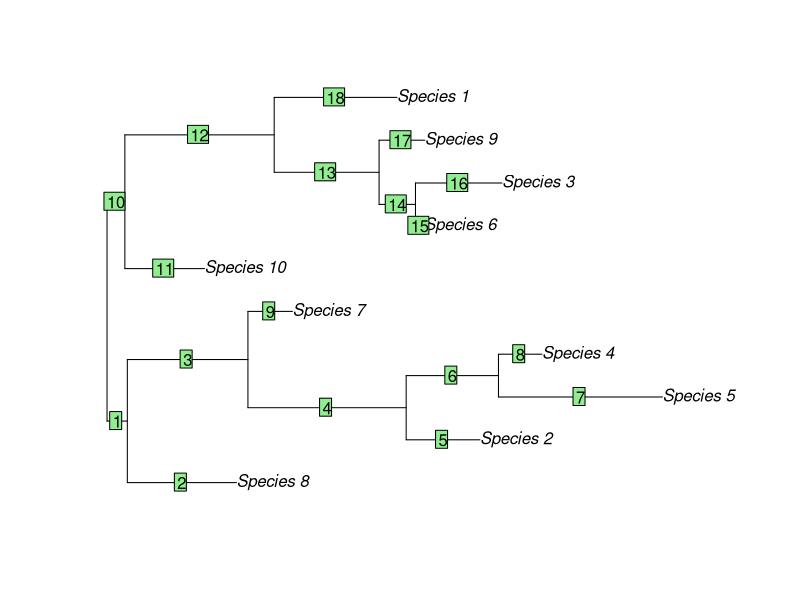
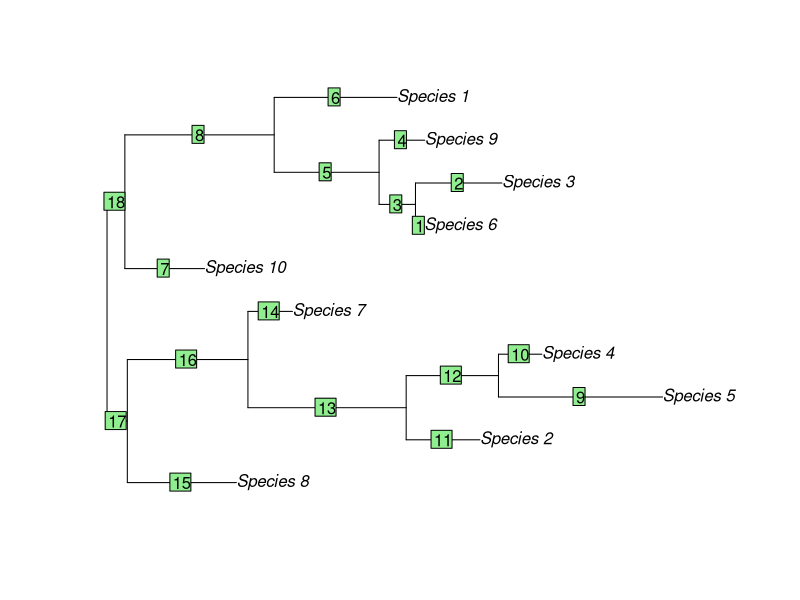
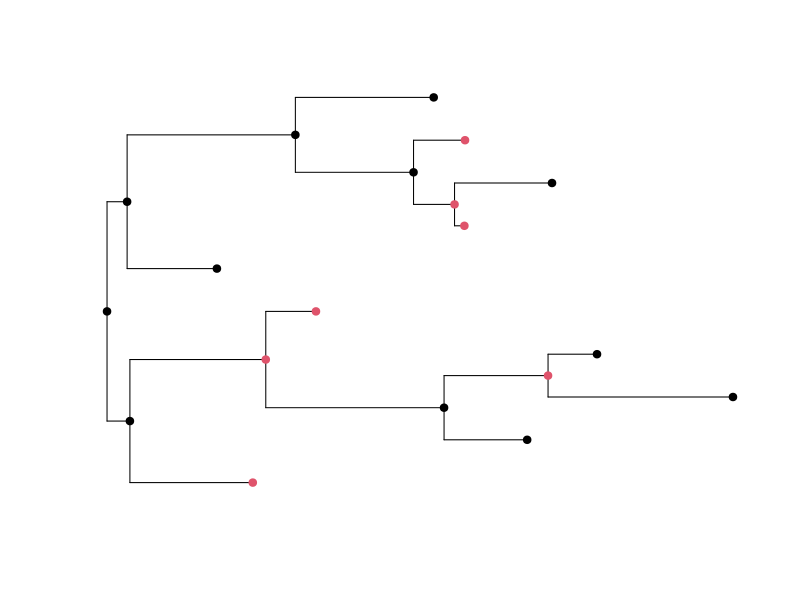
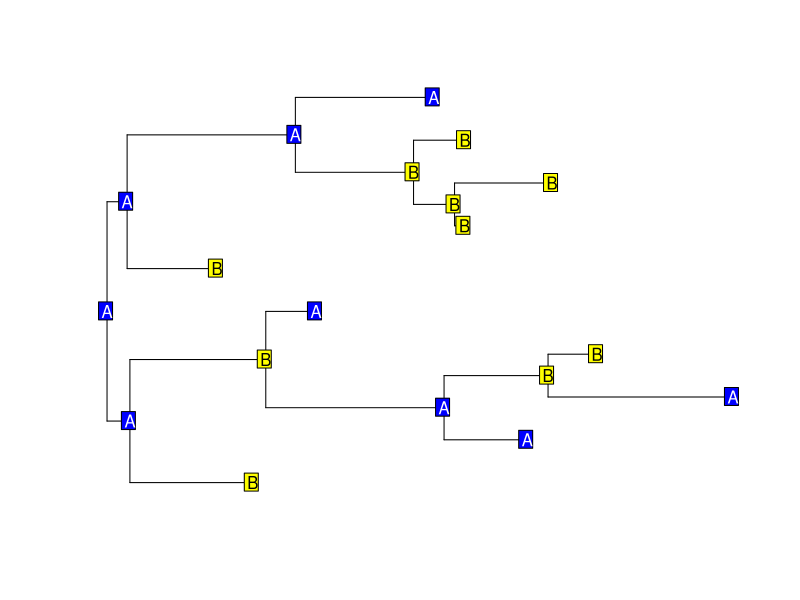
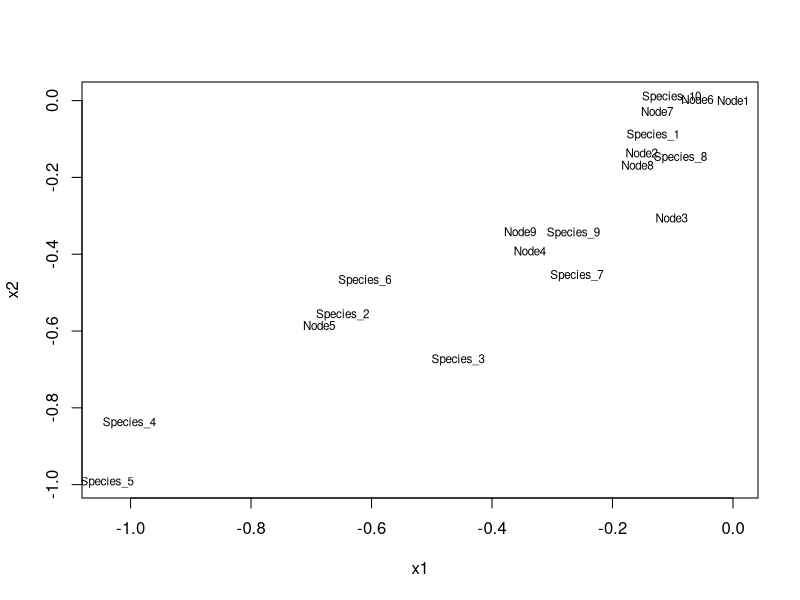

Generate these figures, in order, with R:
## ---- chunk 1
d.data <- matrix(sample(c(0,1), size = 1000, replace = T), ncol = 100)
rownames(d.data) <- paste0("Species_", seq(1,10,1))
colnames(d.data) <- paste0("C", seq(1,100,1))
View(d.data)
## ---- chunk 2
norm.c.data <- matrix(abs(rnorm(1000, mean = 3, sd = 1)), ncol = 100)
rownames(norm.c.data) <- paste0("Species_", seq(1,10,1))
colnames(norm.c.data) <- paste0("C", seq(1,100,1))
View(norm.c.data)
## ---- chunk 3
unif.c.data <- matrix(runif(1000, min = 0.01, max = 5), ncol = 100)
rownames(unif.c.data) <- paste0("Species_", seq(1,10,1))
colnames(unif.c.data) <- paste0("C", seq(1,100,1))
View(unif.c.data)
## ---- chunk 4
lnorm.c.data <- matrix(rlnorm(1000, meanlog = 1, sdlog = 0.1), ncol = 100)
rownames(lnorm.c.data) <- paste0("Species_", seq(1,10,1))
colnames(lnorm.c.data) <- paste0("C", seq(1,100,1))
View(lnorm.c.data)
## ---- chunk 5
library(ape)
tree <- rtree(n = 10, tip.label = c(paste0("Species_", seq(1,10,1))), rooted = TRUE, br = runif, min = 0.1, max = 50)
tree <- makeNodeLabel(tree)
plot(tree)
edgelabels()
## ---- chunk 6
BM.cont.ape <- sapply(1:10, function(all) rTraitCont(phy = tree, model = "BM", sigma = 0.1))
## ---- chunk 7
plot(reorder(tree, order = "po"))
edgelabels()
## ---- chunk 8
BM.cont.ape.varR <- sapply(1:10, function(all) rTraitCont(phy = tree, model = "BM", sigma = c(rep(0.5,11),rep(0.1,7)), ancestor = T))
## ---- chunk 9
OU.cont.ape <- sapply(1:10, function(all) rTraitCont(phy = tree, model = "BM", theta = 1, alpha = 1, sigma = 0.1))
## ---- chunk 10
?rTraitCont
## ---- chunk 11
data(bird.orders)
# simulating the evolution of a single trait. The following will simulate data under the same equal rates model 
rTraitDisc(bird.orders, model = "ER", rate = 0.1, k = 2)
rTraitDisc(bird.orders, model = matrix(c(0, 0.1, 0.1, 0), 2))
## ---- chunk 12
rTraitDisc(bird.orders, model = matrix(c(0, 0, 0.1, 0), 2))
## ---- chunk 13
x <- rTraitDisc(tree, model = matrix(c(0, 0.1, 0.1, 0), 2), ancestor = T)
plot(tree, show.tip.label = F)
nodelabels(pch = 19, col = x[11:19])
tiplabels(pch = 19, col = x[1:10])
## ---- chunk 14
foo <- function(x, l) {
    if (l < 10) return(x)
    sample(2, size = 1)
}
## ---- chunk 15
y <- rTraitDisc(tree, foo, ancestor = TRUE)
plot(tree, show.tip.label = FALSE)
co <- c("blue", "yellow")
cot <- c("white", "black")
Y <- y[1:10]
A <- y[-(1:10)]
nodelabels(A, bg = co[A], col = cot[A])
tiplabels(Y, bg = co[Y], col = cot[Y])
## ---- chunk 16
?rTraitDisc
## ---- chunk 17
mod <- function(x, l) {
    y1 <- rnorm(1, x[1] + 0.5*x[2], 0.1)
    y2 <- rnorm(1, 0.5*x[1] + x[2], 0.1)
    c(y1, y2)
}
## ---- chunk 18
set.seed(11)
x <- rTraitMult(tree, mod, 2, ancestor = TRUE)
plot(x, type = "n")
text(x, labels = rownames(x), cex = 0.7)
## ---- chunk 19
?rTraitMult
